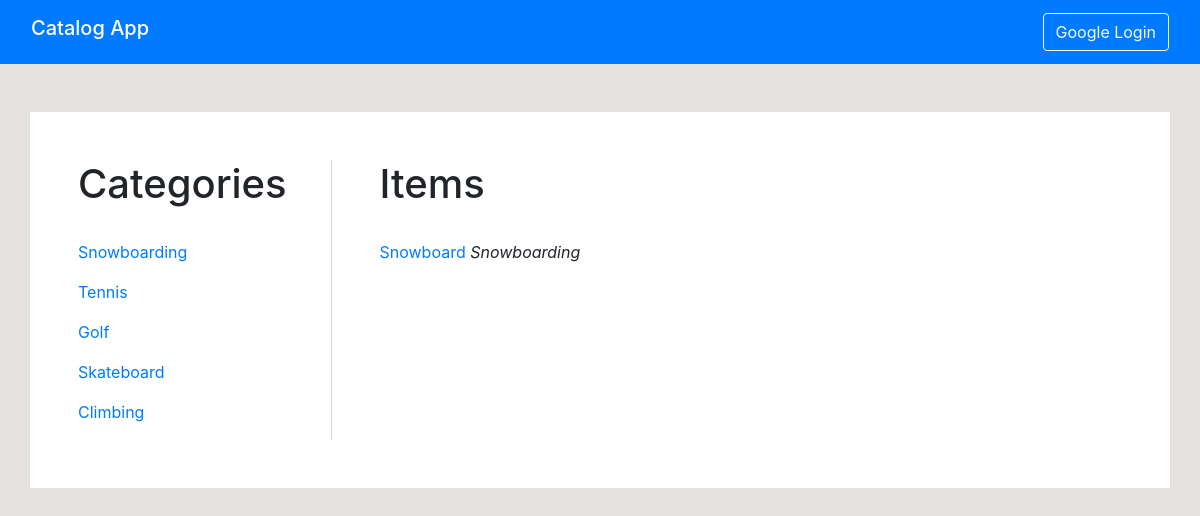
/catalog/5/items/, run on the app's committed database.
### app/models.py (models this page shows, shortened)
class Category(db.Model):
    id = db.Column(db.Integer, primary_key=True)
    title = db.Column(db.String(64), index=True, unique=True)
    items = db.relationship('Item', backref='category', lazy='dynamic')

class Item(db.Model):
    id = db.Column(db.Integer, primary_key=True)
    title = db.Column(db.String(64), index=True, unique=True)
    description = db.Column(db.String(140))
    category_id = db.Column(db.Integer(), db.ForeignKey('category.id'))

### app/routes.py (the view)
@app.route('/catalog/<category_id>/items/')
def category(category_id):
    categories = Category.query.all()
    category = Category.query.get(category_id)
    items = Item.query.filter_by(category=category)
    return render_template('category.html', title='Catalog App',
                           categories=categories, items=items)

### app/templates/category.html
{% extends "base.html" %}
{% block content %}
        <div class="row">
            <div class="col-md-3" style="border-right: 1px solid #D6D6D6;">
                <h1>Categories</h1>
                <br>
                {% for category in categories %}
                <div>
                    <p>
                        <a href="{{url_for('category', category_id = category.id)}}">
                            {{category.title}}
                        </a>
                    </p>
                </div>
                {% endfor %}
            </div>
            <div class="col-md-9  pl-5">
                <h1>Items</h1>
                <br>
                {% for item in items %}
                <div>
                    <p>
                        <a href="{{ url_for('item', category_id = item.category.id, item_id = item.id)}}">
                            {{item.title}}
                        </a>
                        <span class="font-italic">
                        {{item.category.title}}
                        </span>
                    </p>
                </div>
                {% endfor %}
            </div>
        </div>
{% endblock %}

### data on the page
Category: title "Snowboarding"
Category: title "Tennis"
Category: title "Golf"
Category: title "Skateboard"
Category: title "Climbing"
Item: title "Snowboard", category "Snowboarding"
